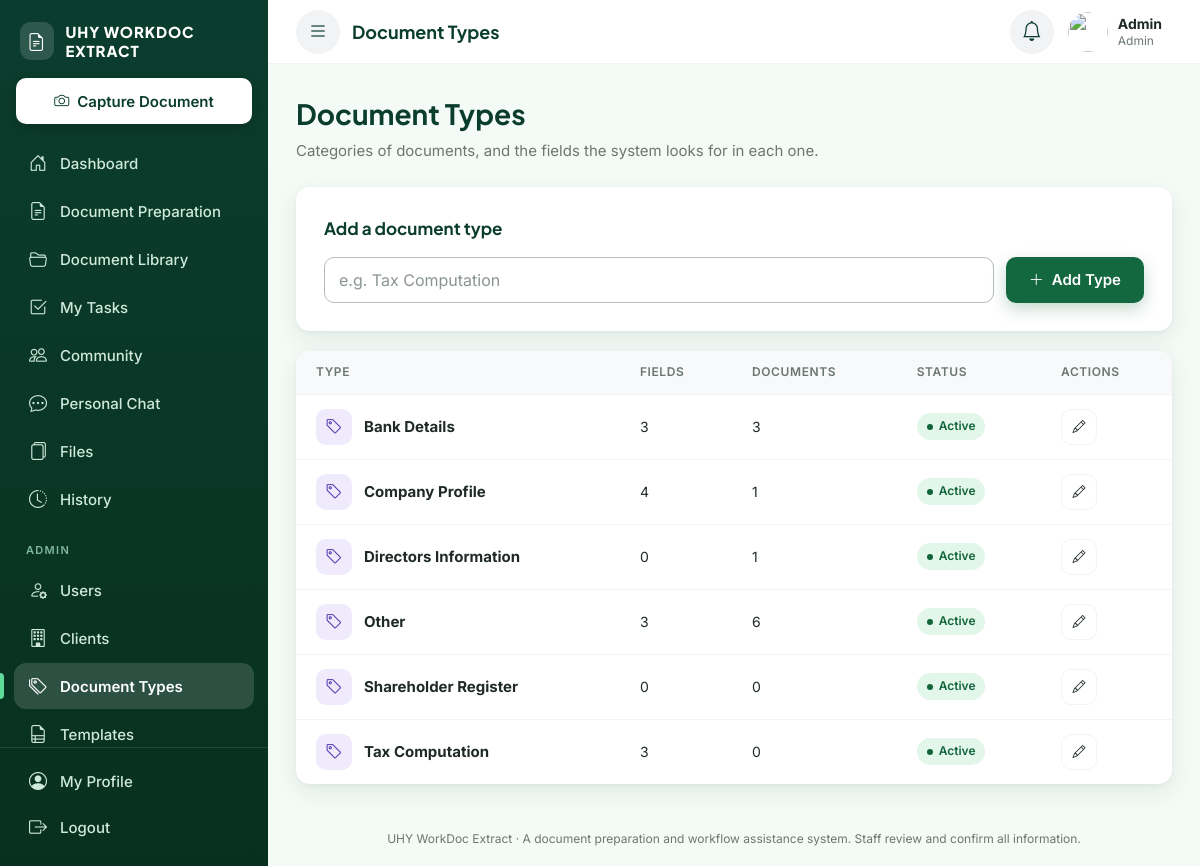
The app's page /admin/document-types/index.php (signed in) with its own data.
### tables this page shows
CREATE TABLE `users` (
  `user_id` int(10) UNSIGNED NOT NULL,
  `name` varchar(120) NOT NULL,
  `username` varchar(50) NOT NULL,
  `email` varchar(150) NOT NULL,
  `password` varchar(255) NOT NULL,
  `role` enum('admin','staff') NOT NULL DEFAULT 'staff',
  `staff_type` enum('staff','contract','intern') DEFAULT NULL,
  `department` varchar(50) DEFAULT NULL,
  `avatar_path` varchar(255) DEFAULT NULL,
  `status` enum('active','inactive') NOT NULL DEFAULT 'active',
  `must_change_password` tinyint(1) NOT NULL DEFAULT 1,
  `last_login_at` datetime DEFAULT NULL,
  `created_at` timestamp NOT NULL DEFAULT current_timestamp(),
  `updated_at` timestamp NOT NULL DEFAULT current_timestamp() ON UPDATE current_timestamp()
);

CREATE TABLE `document_types` (
  `type_id` int(10) UNSIGNED NOT NULL,
  `name` varchar(100) NOT NULL,
  `is_active` tinyint(1) NOT NULL DEFAULT 1
);

### includes/functions.php (called while the page is built, shortened)
<?php
function e(?string $value): string
{
    return htmlspecialchars((string)$value, ENT_QUOTES, 'UTF-8');
}
function url(string $path = ''): string
{
    return BASE_URL . '/' . ltrim($path, '/');
}

### config/database.php (called while the page is built, shortened)
<?php
function db(): PDO
{
    static $pdo = null;
    if ($pdo === null) {
        try {
            $pdo = new PDO(
                'mysql:host=' . DB_HOST . ';dbname=' . DB_NAME . ';charset=utf8mb4',
                DB_USER,
                DB_PASS,
                [
                    PDO::ATTR_ERRMODE            => PDO::ERRMODE_EXCEPTION,
                    PDO::ATTR_DEFAULT_FETCH_MODE => PDO::FETCH_ASSOC,
                    PDO::ATTR_EMULATE_PREPARES   => false,
                    PDO::MYSQL_ATTR_INIT_COMMAND => "SET time_zone = '+08:00'",
                ]
            );
        } catch (PDOException $e) {
            error_log('DB connection failed: ' . $e->getMessage());
            http_response_code(500);
            exit(APP_DEBUG
                ? 'Database connection failed: ' . htmlspecialchars($e->getMessage())
                : 'The system is temporarily unavailable.');
        }
    }
    return $pdo;
}

### includes/auth.php (called while the page is built, shortened)
<?php
function current_user(): ?array
{
    static $user = null;
    static $loaded = false;
    if ($loaded) {
        return $user;
    }
    $stmt = db()->prepare(
        'SELECT user_id, name, username, email, role, staff_type, department, status, must_change_password, avatar_path
         FROM users WHERE user_id = ? LIMIT 1'
    );
    $stmt->execute([$_SESSION['user_id']]);
    $row = $stmt->fetch();
    $user = $row;
    return $user;
}
function require_login(bool $allowPasswordChange = false): array
{
    $user = current_user();
    return $user;
}

### includes/permissions.php (called while the page is built, shortened)
<?php
function require_permission(string $permission): array
{
    $user = require_login();
    return $user;
}

### services/DocumentTypeService.php (called while the page is built, shortened)
<?php
class DocumentTypeService
{
    public static function all(): array
    {
        return db()->query(
            'SELECT t.type_id, t.name, t.is_active,
                    (SELECT COUNT(*) FROM document_type_fields f WHERE f.type_id = t.type_id) AS field_count,
                    (SELECT COUNT(*) FROM documents d WHERE d.type_id = t.type_id) AS doc_count
             FROM document_types t ORDER BY t.name'
        )->fetchAll();
    }
}

### admin/document-types/index.php (the view, shortened to what this page needs)
<?php
require_once __DIR__ . '/../../services/DocumentTypeService.php';
$admin = require_permission('admin.templates');
$error = '';
$name  = '';
$types = DocumentTypeService::all();
$pageTitle = 'Document Types';
require __DIR__ . '/../../includes/header.php';
?>
<div class="df-page-header">
    <div>
        <h1>Document Types</h1>
        <p class="df-page-sub">Categories of documents, and the fields the system looks for in each one.</p>
    </div>
</div>
<div class="df-card" style="margin-bottom:20px">
    <h3 class="df-card-title">Add a document type</h3>
    <form method="post" class="df-inline-form" novalidate>
        <div class="df-field">
            <input class="df-input<?= $error ? ' is-invalid' : '' ?>" type="text" name="name" value="<?= e($name) ?>"
                   placeholder="e.g. Tax Computation" maxlength="100" aria-label="Type name" required>
        </div>
        <button type="submit" class="df-btn df-btn-primary"><i class="bi bi-plus-lg"></i> Add Type</button>
    </form>
</div>
<div class="df-card df-card-flush">
    <div class="df-table-wrap">
        <table class="df-table df-table-cards">
            <thead><tr><th>Type</th><th>Fields</th><th>Documents</th><th>Status</th><th>Actions</th></tr></thead>
            <tbody>
            <?php foreach ($types as $t): ?>
                <tr>
                    <td class="df-td-title" data-label="Type">
                        <div class="df-user-cell">
                            <span class="df-doc-icon df-doc-icon-sm df-doc-image"><i class="bi bi-tag"></i></span>
                            <strong><?= e($t['name']) ?></strong>
                        </div>
                    </td>
                    <td data-label="Fields"><?= (int)$t['field_count'] ?></td>
                    <td data-label="Documents"><?= (int)$t['doc_count'] ?></td>
                    <td data-label="Status"><?= status_badge((int)$t['is_active'] === 1 ? 'active' : 'inactive') ?></td>
                    <td class="df-td-actions" data-label="Actions">
                        <div class="df-actions">
                            <a class="df-action" href="<?= e(url('admin/document-types/edit.php?id=' . (int)$t['type_id'])) ?>"><i class="bi bi-pencil"></i><span>Edit</span></a>
                        </div>
                    </td>
                </tr>
            <?php endforeach; ?>
            </tbody>
        </table>
    </div>
</div>
<?php require __DIR__ . '/../../includes/footer.php'; ?>

### includes/header.php (shortened to what this page needs)
<?php
$user = current_user();
$pageTitle = $pageTitle ?? 'Dashboard';
?>
<!DOCTYPE html>
<html lang="en">
<head>
    <link rel="stylesheet" href="https://cdn.jsdelivr.net/npm/bootstrap-icons@1.11.3/font/bootstrap-icons.min.css">
    <link rel="stylesheet" href="<?= e(url('assets/css/style.css')) ?>">
</head>
<body class="df-app-body">
<div class="df-shell">
    <?php require __DIR__ . '/sidebar.php'; ?>
    <div class="df-main">
        <header class="df-topbar">
            <button type="button" class="df-icon-btn df-menu-btn" data-sidebar-open aria-label="Open menu">
                <i class="bi bi-list"></i>
            </button>
            <h2 class="df-topbar-title"><?= e($pageTitle) ?></h2>
            <div class="df-topbar-actions">
                <div class="df-dropdown" data-dropdown>
                    <button type="button" class="df-icon-btn" data-dropdown-toggle
                            aria-label="Notifications" aria-expanded="false">
                        <i class="bi bi-bell"></i>
                    </button>
                </div>
                <a class="df-topbar-user" href="<?= e(url('profile/index.php')) ?>">
                    <?= render_avatar($user) ?>
                    <span class="df-topbar-user-text">
                        <strong><?= e($user['name']) ?></strong>
                        <small><?= e(role_label($user)) ?></small>
                    </span>
                </a>
            </div>
        </header>
        <main class="df-content">

### includes/ui.php (shortened to what this page needs)
<?php
function role_label(array $user): string
{
    if ($user['role'] === 'admin') {
        return 'Admin';
    }
    $labels = ['staff' => 'Staff', 'contract' => 'Contract Staff', 'intern' => 'Intern'];
    return $labels[$user['staff_type']] ?? 'Staff';
}
function status_badge(string $status): string
{
    $map = [
        'new'            => ['New', 'info'],
        'uploaded'       => ['Uploaded', 'purple'],
        'processing'     => ['Processing', 'warning'],
        'in_progress'    => ['In Progress', 'warning'],
        'pending_review' => ['Pending Review', 'purple'],
        'completed'      => ['Completed', 'success'],
        'draft'          => ['Draft', 'neutral'],
        'in_review'      => ['In Review', 'purple'],
        'returned'       => ['Returned', 'danger'],
        'approved'       => ['Approved', 'success'],
        'final'          => ['Final', 'success'],
        'active'         => ['Active', 'success'],
        'inactive'       => ['Inactive', 'neutral'],
        'low'            => ['Low', 'neutral'],
        'medium'         => ['Medium', 'info'],
        'high'           => ['High', 'warning'],
        'urgent'         => ['Urgent', 'danger'],
    ];
    [$label, $color] = $map[$status] ?? [ucfirst(str_replace('_', ' ', $status)), 'neutral'];
    return '<span class="df-badge df-badge-' . e($color) . '">' . e($label) . '</span>';
}
function render_avatar(array $user, string $size = ''): string
{
    $class = 'df-avatar' . ($size ? ' df-avatar-' . $size : '');
    if (!empty($user['avatar_path']) && !empty($user['user_id'])) {
        $src = url('files/avatar.php?u=' . (int)$user['user_id']);
        return '<span class="' . $class . ' df-avatar-photo"><img src="' . e($src) . '" alt=""></span>';
    }
    return '<span class="' . $class . '">' . e(user_initials($user['name'] ?? '')) . '</span>';
}

### records on screen
users: name "Admin", role "Admin"
document_types: name "Bank Details", field_count "3", doc_count "3"
document_types: name "Company Profile", field_count "4", doc_count "1"
document_types: name "Directors Information", field_count "0", doc_count "1"
document_types: name "Other", field_count "3", doc_count "6"
document_types: name "Shareholder Register", field_count "0", doc_count "0"
document_types: name "Tax Computation", field_count "3", doc_count "0"

### other values on screen
$item['label'] "Dashboard"
$item['label'] "Document Preparation"
$item['label'] "Document Library"
$item['label'] "My Tasks"
$item['label'] "Community"
$item['label'] "Personal Chat"
$item['label'] "Files"
$item['label'] "History"
$item['label'] "Users"
$item['label'] "Clients"
$item['label'] "Document Types"
$item['label'] "Templates"
$pageTitle "Document Types"
APP_NAME "UHY WorkDoc Extract"
